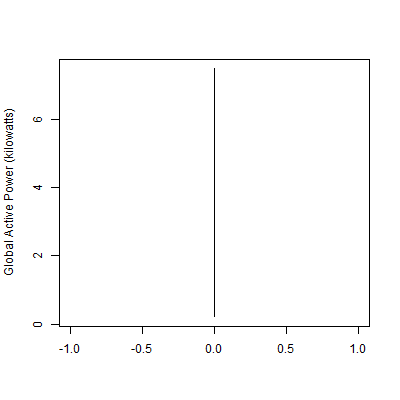

Source code (R):
source("getdata.R")

png("plot2.png",width=400,height=400)
plot(df[,2],df[,3],type='l',ylab = "Global Active Power (kilowatts)",xlab="")
dev.off()

#my system language setting made the "thursday, friday, saturday" on x axis into Chinese, the code shall work fine in english environment